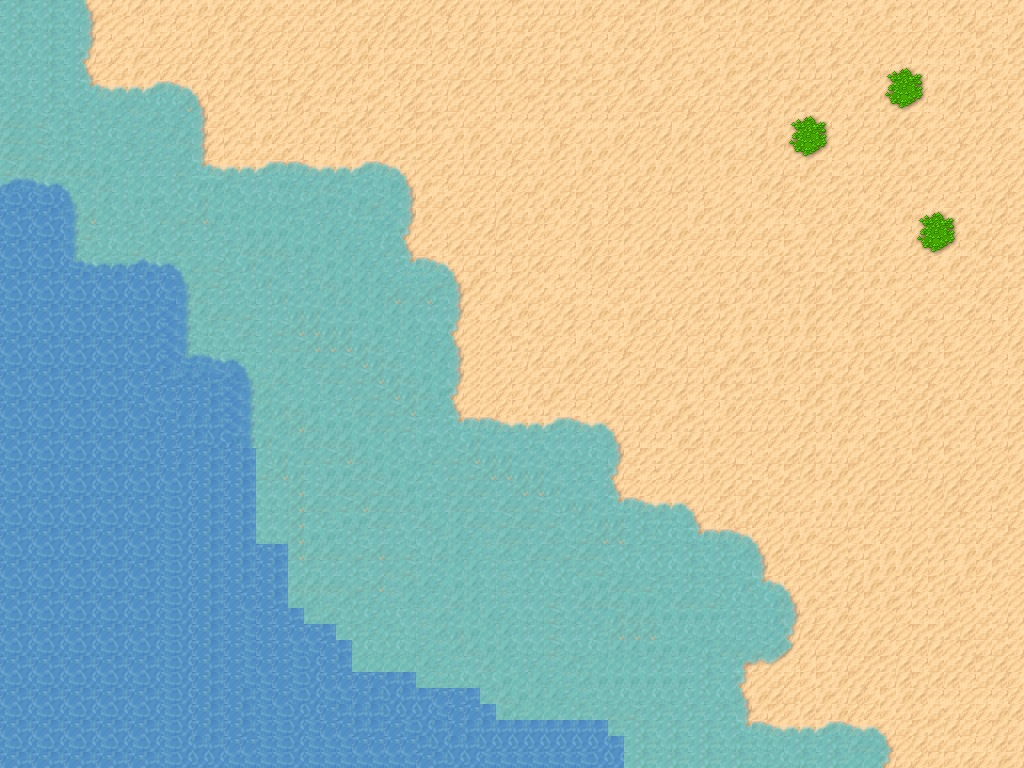

This game map was drawn from its Tiled (.tmx) file and the tilesets committed beside it. A one-line description and the trimmed map source follow:
An orthogonal 64x48 tile map with 16x16 px tiles, 1 tile layer (Tile Layer 1), 2 tilesets.

<map version="1.0" tiledversion="1.1.6" orientation="orthogonal" renderorder="right-down" width="64" height="48" tilewidth="16" tileheight="16" infinite="0" nextobjectid="1">
 <tileset firstgid="1" source="island1.tsx" />
 <tileset firstgid="1729" source="island2.tsx" />
 <layer name="Tile Layer 1" width="64" height="48">
  <data>[3072 cells, 3072 non-empty, 110 distinct tile ids]</data>
 </layer>
 <objectgroup name="Object Layer 1" />
</map>
